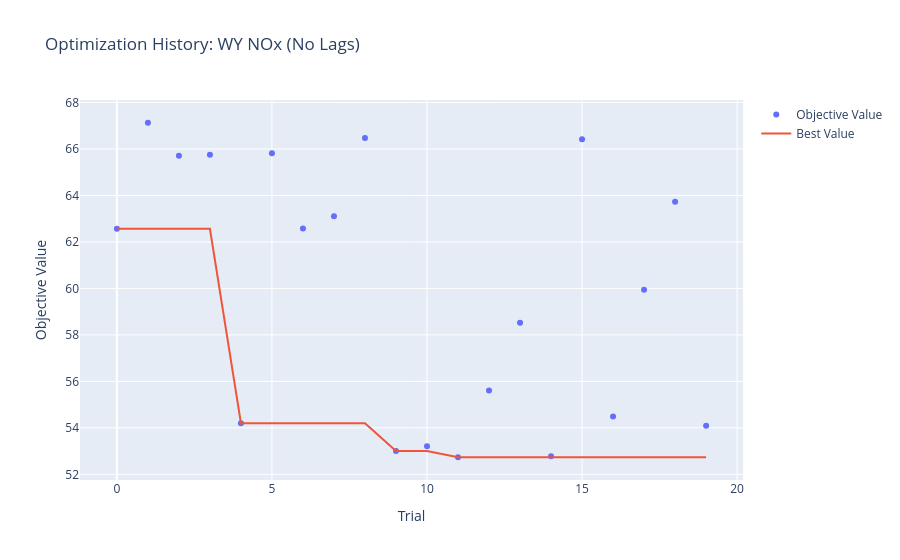

Notebook code for this chart:
### Code cell
study = optuna.load_study(
    study_name="01_08_00_20_XGB_WY_NOx",
    storage="sqlite:///optuna_studies.db"
)

opt_history = plot_optimization_history(study)
opt_history.update_layout(title="Optimization History: WY NOx (No Lags)")
opt_history.show()

### Figure 1 — Plotly figure (JSON) as saved in the notebook; plotly's stock layout.template omitted (floating-point values rounded to 4 significant figures)
{"data": [{"mode": "markers", "name": "Objective Value", "type": "scatter", "x": [0, 1, 2, 3, 4, 5, 6, 7, 8, 9, 10, 11, 12, 13, 14, 15, 16, 17, 18, 19], "y": [62.57, 67.13, 65.71, 65.76, 54.2, 65.81, 62.57, 63.11, 66.47, 53.0, 53.21, 52.73, 55.6, 58.53, 52.78, 66.42, 54.49, 59.94, 63.73, 54.09]}, {"mode": "lines", "name": "Best Value", "type": "scatter", "x": [0, 1, 2, 3, 4, 5, 6, 7, 8, 9, 10, 11, 12, 13, 14, 15, 16, 17, 18, 19], "y": [62.57, 62.57, 62.57, 62.57, 54.2, 54.2, 54.2, 54.2, 54.2, 53.0, 53.0, 52.73, 52.73, 52.73, 52.73, 52.73, 52.73, 52.73, 52.73, 52.73]}, {"marker": {"color": "#cccccc"}, "mode": "markers", "name": "Infeasible Trial", "showlegend": false, "type": "scatter", "x": [], "y": []}], "layout": {"title": {"text": "Optimization History: WY NOx (No Lags)"}, "xaxis": {"title": {"text": "Trial"}}, "yaxis": {"title": {"text": "Objective Value"}}}}
